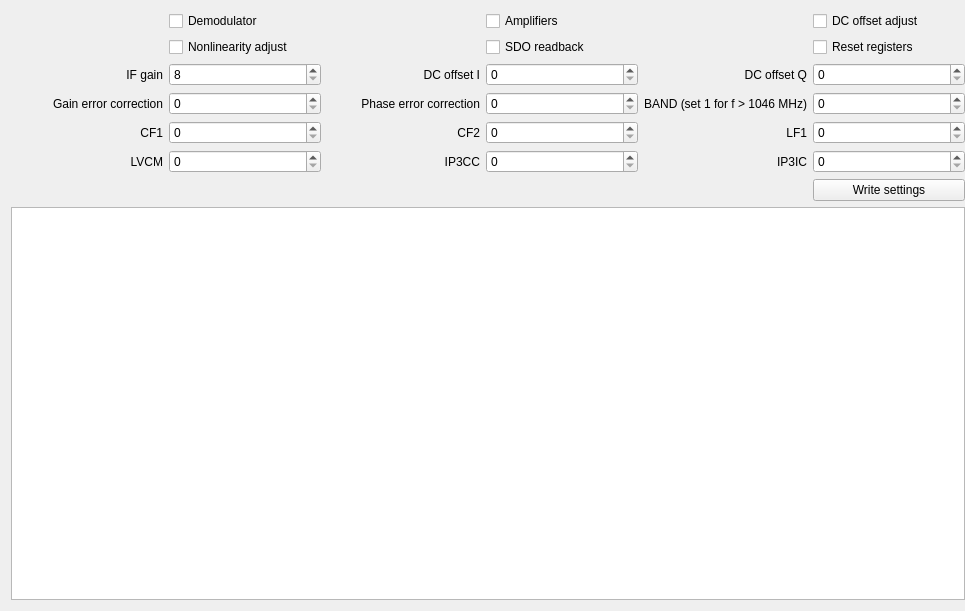
<?xml version="1.0" encoding="UTF-8"?>
<ui version="4.0">
 <class>Form</class>
 <widget class="QWidget" name="Form">
  <property name="geometry">
   <rect>
    <x>0</x>
    <y>0</y>
    <width>965</width>
    <height>611</height>
   </rect>
  </property>
  <property name="windowTitle">
   <string>Form</string>
  </property>
  <layout class="QGridLayout" name="gridLayout">
   <property name="rightMargin">
    <number>0</number>
   </property>
   <item row="0" column="3">
    <widget class="QCheckBox" name="EAMP">
     <property name="text">
      <string>Amplifiers</string>
     </property>
    </widget>
   </item>
   <item row="5" column="4">
    <widget class="QLabel" name="label_9">
     <property name="text">
      <string>LF1</string>
     </property>
     <property name="alignment">
      <set>Qt::AlignRight|Qt::AlignTrailing|Qt::AlignVCenter</set>
     </property>
    </widget>
   </item>
   <item row="4" column="3">
    <widget class="QSpinBox" name="PHA">
     <property name="maximum">
      <number>511</number>
     </property>
    </widget>
   </item>
   <item row="3" column="3">
    <widget class="QSpinBox" name="DCOI">
     <property name="maximum">
      <number>255</number>
     </property>
    </widget>
   </item>
   <item row="4" column="1">
    <widget class="QSpinBox" name="GERR">
     <property name="maximum">
      <number>63</number>
     </property>
    </widget>
   </item>
   <item row="2" column="3">
    <widget class="QCheckBox" name="SDO_MODE">
     <property name="text">
      <string>SDO readback</string>
     </property>
    </widget>
   </item>
   <item row="5" column="5">
    <widget class="QSpinBox" name="LF1">
     <property name="maximum">
      <number>3</number>
     </property>
    </widget>
   </item>
   <item row="4" column="0">
    <widget class="QLabel" name="label_4">
     <property name="text">
      <string>Gain error correction</string>
     </property>
     <property name="alignment">
      <set>Qt::AlignRight|Qt::AlignTrailing|Qt::AlignVCenter</set>
     </property>
    </widget>
   </item>
   <item row="4" column="2">
    <widget class="QLabel" name="label_5">
     <property name="text">
      <string>Phase error correction</string>
     </property>
     <property name="alignment">
      <set>Qt::AlignRight|Qt::AlignTrailing|Qt::AlignVCenter</set>
     </property>
    </widget>
   </item>
   <item row="3" column="1">
    <widget class="QSpinBox" name="IF_gain">
     <property name="suffix">
      <string/>
     </property>
     <property name="prefix">
      <string/>
     </property>
     <property name="minimum">
      <number>8</number>
     </property>
     <property name="maximum">
      <number>15</number>
     </property>
    </widget>
   </item>
   <item row="8" column="0" colspan="6">
    <widget class="QPlainTextEdit" name="console_output">
     <property name="readOnly">
      <bool>true</bool>
     </property>
     <property name="plainText">
      <string notr="true"/>
     </property>
     <property name="placeholderText">
      <string notr="true"/>
     </property>
    </widget>
   </item>
   <item row="5" column="3">
    <widget class="QSpinBox" name="CF2">
     <property name="maximum">
      <number>31</number>
     </property>
    </widget>
   </item>
   <item row="5" column="0">
    <widget class="QLabel" name="label_7">
     <property name="text">
      <string>CF1</string>
     </property>
     <property name="alignment">
      <set>Qt::AlignRight|Qt::AlignTrailing|Qt::AlignVCenter</set>
     </property>
    </widget>
   </item>
   <item row="3" column="0">
    <widget class="QLabel" name="label">
     <property name="text">
      <string>IF gain</string>
     </property>
     <property name="alignment">
      <set>Qt::AlignRight|Qt::AlignTrailing|Qt::AlignVCenter</set>
     </property>
    </widget>
   </item>
   <item row="4" column="4">
    <widget class="QLabel" name="label_6">
     <property name="text">
      <string>BAND (set 1 for f &gt; 1046 MHz)</string>
     </property>
     <property name="alignment">
      <set>Qt::AlignRight|Qt::AlignTrailing|Qt::AlignVCenter</set>
     </property>
    </widget>
   </item>
   <item row="6" column="1">
    <widget class="QSpinBox" name="LVCM">
     <property name="maximum">
      <number>7</number>
     </property>
    </widget>
   </item>
   <item row="3" column="4">
    <widget class="QLabel" name="label_3">
     <property name="text">
      <string>DC offset Q</string>
     </property>
     <property name="alignment">
      <set>Qt::AlignRight|Qt::AlignTrailing|Qt::AlignVCenter</set>
     </property>
    </widget>
   </item>
   <item row="5" column="2">
    <widget class="QLabel" name="label_8">
     <property name="text">
      <string>CF2</string>
     </property>
     <property name="alignment">
      <set>Qt::AlignRight|Qt::AlignTrailing|Qt::AlignVCenter</set>
     </property>
    </widget>
   </item>
   <item row="3" column="5">
    <widget class="QSpinBox" name="DCOQ">
     <property name="maximum">
      <number>255</number>
     </property>
    </widget>
   </item>
   <item row="2" column="1">
    <widget class="QCheckBox" name="EADJ">
     <property name="text">
      <string>Nonlinearity adjust</string>
     </property>
    </widget>
   </item>
   <item row="6" column="2">
    <widget class="QLabel" name="label_11">
     <property name="text">
      <string>IP3CC</string>
     </property>
     <property name="alignment">
      <set>Qt::AlignRight|Qt::AlignTrailing|Qt::AlignVCenter</set>
     </property>
    </widget>
   </item>
   <item row="5" column="1">
    <widget class="QSpinBox" name="CF1">
     <property name="maximum">
      <number>31</number>
     </property>
    </widget>
   </item>
   <item row="3" column="2">
    <widget class="QLabel" name="label_2">
     <property name="text">
      <string>DC offset I</string>
     </property>
     <property name="alignment">
      <set>Qt::AlignRight|Qt::AlignTrailing|Qt::AlignVCenter</set>
     </property>
    </widget>
   </item>
   <item row="4" column="5">
    <widget class="QSpinBox" name="BAND">
     <property name="maximum">
      <number>1</number>
     </property>
    </widget>
   </item>
   <item row="6" column="4">
    <widget class="QLabel" name="label_12">
     <property name="text">
      <string>IP3IC</string>
     </property>
     <property name="alignment">
      <set>Qt::AlignRight|Qt::AlignTrailing|Qt::AlignVCenter</set>
     </property>
    </widget>
   </item>
   <item row="2" column="5">
    <widget class="QCheckBox" name="SRST">
     <property name="text">
      <string>Reset registers</string>
     </property>
    </widget>
   </item>
   <item row="6" column="0">
    <widget class="QLabel" name="label_10">
     <property name="text">
      <string>LVCM</string>
     </property>
     <property name="alignment">
      <set>Qt::AlignRight|Qt::AlignTrailing|Qt::AlignVCenter</set>
     </property>
    </widget>
   </item>
   <item row="0" column="5">
    <widget class="QCheckBox" name="EDC">
     <property name="text">
      <string>DC offset adjust</string>
     </property>
    </widget>
   </item>
   <item row="0" column="1">
    <widget class="QCheckBox" name="EDEM">
     <property name="enabled">
      <bool>true</bool>
     </property>
     <property name="text">
      <string>Demodulator</string>
     </property>
    </widget>
   </item>
   <item row="7" column="5">
    <widget class="QPushButton" name="write_button">
     <property name="text">
      <string>Write settings</string>
     </property>
    </widget>
   </item>
   <item row="6" column="3">
    <widget class="QSpinBox" name="IP3CC">
     <property name="maximum">
      <number>3</number>
     </property>
    </widget>
   </item>
   <item row="6" column="5">
    <widget class="QSpinBox" name="IP3IC">
     <property name="maximum">
      <number>7</number>
     </property>
    </widget>
   </item>
  </layout>
 </widget>
 <resources/>
 <connections/>
</ui>
